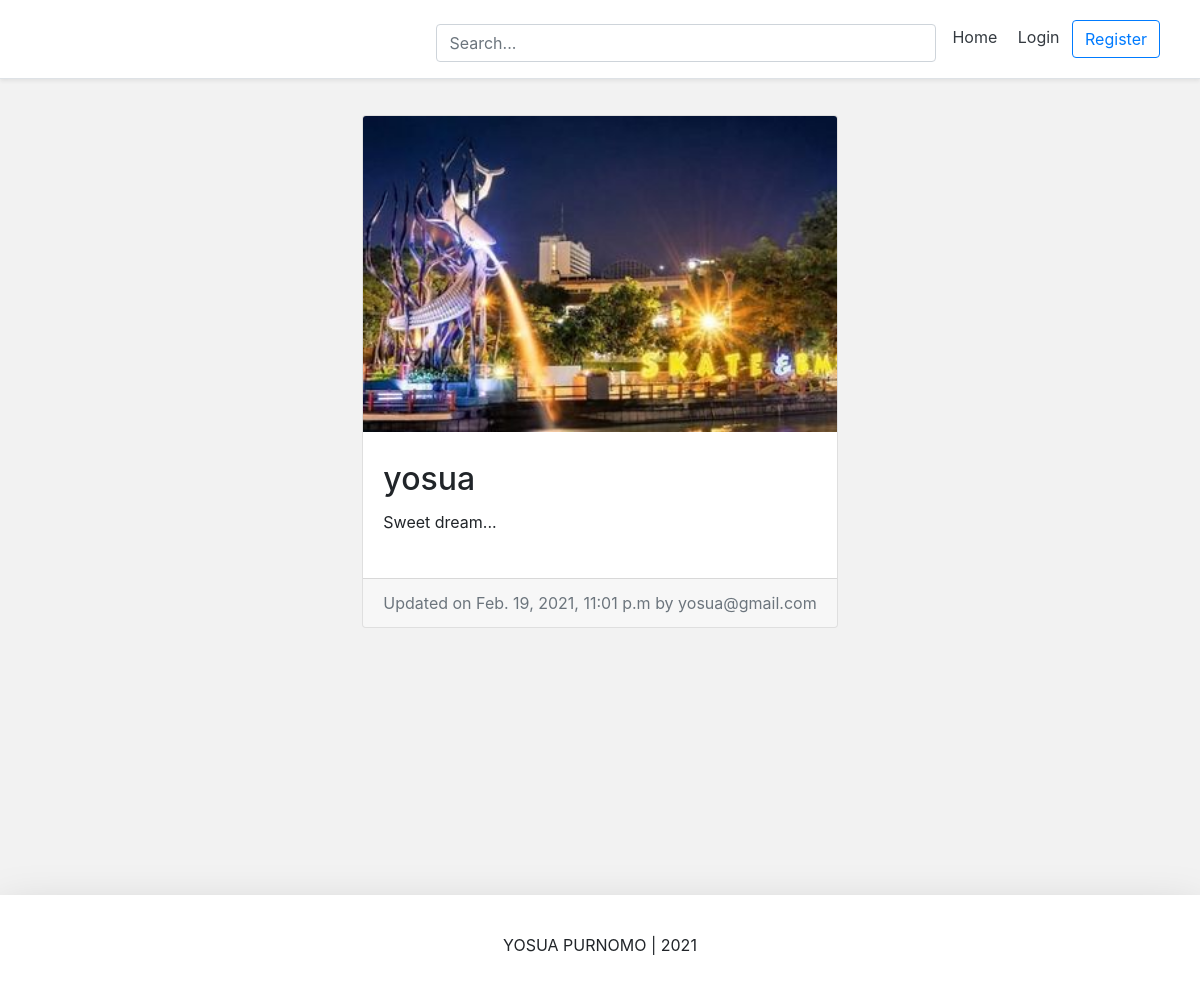
The app's page /post/yosua-2/ with its own data.
### Post/models.py (models this page shows, shortened)
class PostModel(models.Model):
	caption			= models.TextField(max_length=5000, null=False, blank=True)
	image			= models.ImageField(upload_to=upload_location, null=False, blank=True)
	date_published	= models.DateTimeField(auto_now_add=True, verbose_name='date published')
	date_updated	= models.DateTimeField(auto_now=True, verbose_name='date updated')
	author			= models.ForeignKey(settings.AUTH_USER_MODEL, on_delete=models.CASCADE)
	slug 			= models.SlugField(blank=True, unique=True)

### Account/models.py (models this page shows, shortened)
class Account(AbstractBaseUser):
	email 			= models.EmailField(verbose_name='email', max_length=60, unique=True)
	username 		= models.CharField(max_length=30, unique=True)
	date_joined		= models.DateTimeField(verbose_name='date joined', auto_now_add=True)
	last_login		= models.DateTimeField(verbose_name='last login', auto_now=True)
	is_admin		= models.BooleanField(default=False)
	is_active		= models.BooleanField(default=True)
	is_staff		= models.BooleanField(default=False)
	is_superuser	= models.BooleanField(default=False)
	USERNAME_FIELD = 'email'
	REQUIRED_FIELDS = ['username']
	objects = AccountManage()
	def __str__(self):
		return self.email

### Post/views.py (the view)
# urls.py: path('<slug>/', detail_view.as_view(), name='detail'),
class detail_view(DetailView):
	model = PostModel
	template_name = 'post/detail.html'
	context_object_name = 'post_model'

### Post/templates/post/detail.html (shortened to what this page needs)
{% extends 'base.html' %}
{% load static %}
{% block content %}
<link rel="stylesheet" type="text/css" href="{% static "post/detail.css" %}">
<div class="container">
	<div class="row">
		<div class="card m-auto">
			<img class="card-img-top" src="{{post_model.image.url}}">
			<div class="card-body my-2">
				<h2 class="card-title">{{post_model.author.username}}</h2>
				<p class="card-text">{{post_model.caption|linebreaksbr}}</p>
			</div>
			<div class="card-footer text-muted">
				Updated on {{post_model.date_updated}} by {{post_model.author}}
			</div>
		</div>
	</div>
</div>
{% endblock content %}

### static/css/header.css (style rules this page uses)
@media (min-width: 768px) { html { font-size: 16px; } }

### static/css/base.css (style rules this page uses)
body { background-color: #f2f2f2; }

### Post/static/post/detail.css (style rules this page uses)
.card { max-width: 700px; }
.container { padding: 20px; }

### records on screen
PostModel: image (picture), author.username "yosua", caption "Sweet dream...", date_updated "Feb. 19, 2021, 11:01 p.m", author "yosua@gmail.com"
